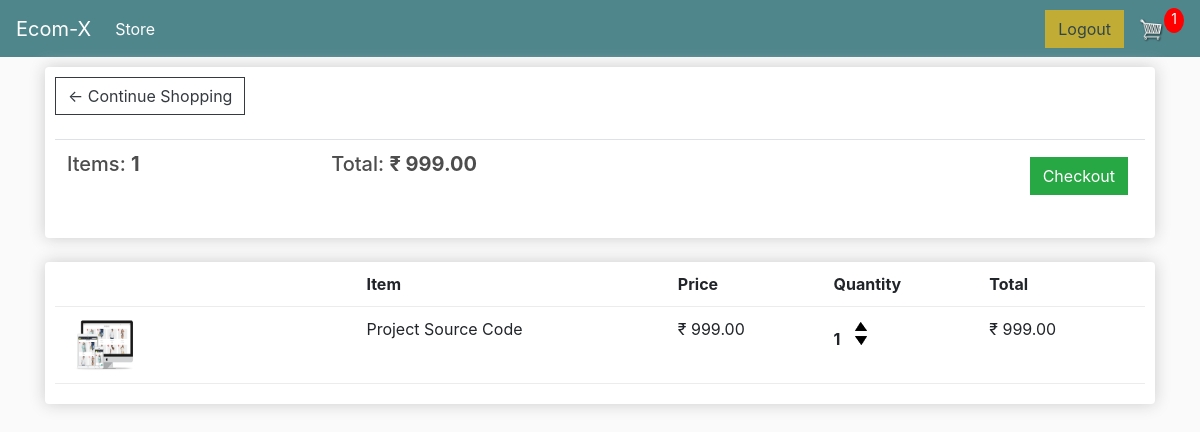
Before: /cart (signed in) with the older database file.
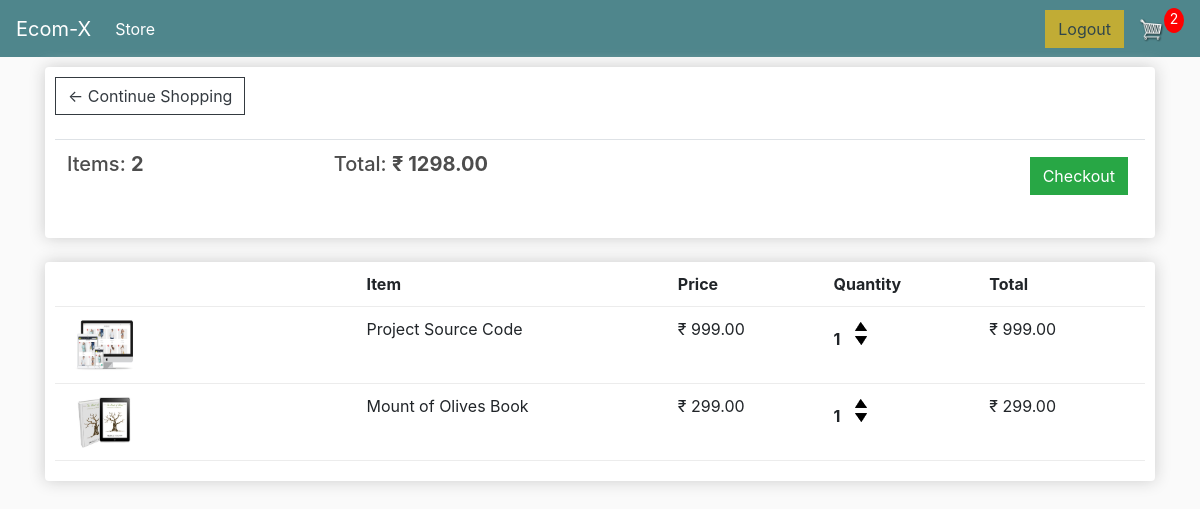
After: the same page with the newer database file.
### store/models.py (models this page shows, shortened)
class Order(models.Model):
    customer = models.ForeignKey(Customer, on_delete=models.SET_NULL, null=True, blank=True)
    date_ordered = models.DateTimeField(auto_now_add=True)
    complete = models.BooleanField(default=False, null=True, blank=True)
    transaction_id = models.CharField(max_length=100, null=True)
    @property
    def get_cart_total(self):
        orderitems = self.orderitem_set.all()
        return sum([item.get_total for item in orderitems])
    @property
    def get_cart_items(self):
        orderitems = self.orderitem_set.all()
        return sum([item.quantity for item in orderitems])

class OrderItem(models.Model):
    product = models.ForeignKey(Product, on_delete=models.SET_NULL, blank=True, null=True)
    order = models.ForeignKey(Order, on_delete=models.SET_NULL, blank=True, null=True)
    quantity = models.IntegerField(default=0, null=True, blank=True)
    date_added = models.DateTimeField(auto_now_add=True)
    @property
    def get_total(self):
        return self.quantity * self.product.price

class Product(models.Model):
    name = models.CharField(max_length=200,null=True)
    price = models.DecimalField(max_digits=7, decimal_places=2)
    digital = models.BooleanField(default=False, null=True, blank=True)
    image = models.ImageField(null=True, blank=True)
    @property
    def imageUrl(self):
        try:
            url = self.image.url
        except:
            url = ''
        return url

### store/views.py (the view)
# urls.py: path('cart', views.cart, name='cart'),
def cart(request):
    data = cartData(request)
    items = data['items']
    order = data['order']
    cartItems = data['cartItems']
    context = {'items': items, 'order': order, 'cartItems': cartItems}
    return render(request, 'store/cart.html', context)

### store/utils.py (called while the page is built)
def cartData(request):
    if request.user.is_authenticated:
        customer = request.user.customer
        order, created = Order.objects.get_or_create(customer=customer, complete=False)
        items = order.orderitem_set.all()
        cartItems = order.get_cart_items
    else:
        cookieData = cookieCart(request)
        cartItems = cookieData['cartItems']
        order = cookieData['order']
        items = cookieData['items']
    return {
        'cartItems': cartItems,
        'order': order,
        'items': items
    }

### store/templates/store/cart.html
{% extends 'store/main.html' %}
{% load static %}
{% block content %}
<div class="row">
    <div class="col-lg-12">
        <div class="box-element">
            <a class="btn btn-outline-dark" href="{% url 'store' %}">&#x2190; Continue Shopping</a>
            <br>
            <br>
            <table class="table">
                <tr>
                    <th>
                        <h5>Items: <strong>{{order.get_cart_items}}</strong></h5>
                    </th>
                    <th>
                        <h5>Total: <strong>₹ {{order.get_cart_total|floatformat:2}}</strong></h5>
                    </th>
                    <th>
                        <a style="float: right; margin: 5px;" class="btn btn-success"
                            href="{% url 'checkout' %}">Checkout</a>
                    </th>
                </tr>
            </table>
        </div>
        <br>
        <div class="box-element">
            <div class="cart-row">
                <div style="flex:2"></div>
                <div style="flex:2"><strong>Item</strong></div>
                <div style="flex:1"><strong>Price</strong></div>
                <div style="flex:1"><strong>Quantity</strong></div>
                <div style="flex:1"><strong>Total</strong></div>
            </div>
            {% for item in items %}
                <div class="cart-row">
                    <div style="flex:2"><img class="row-image" src="{{item.product.imageUrl}}"></div>
                    <div style="flex:2">
                        <p>{{item.product.name}}</p>
                    </div>
                    <div style="flex:1">
                        <p>₹ {{item.product.price|floatformat:2}}</p>
                    </div>
                    <div style="flex:1">
                        <p class="quantity">{{item.quantity}}</p>
                        <div class="quantity">
                            <img data-product="{{item.product.id}}" data-action="add" class="chg-quantity update-cart" src="{% static  'images/arrow-up.png' %}">
                            <img data-product="{{item.product.id}}" data-action="remove" class="chg-quantity update-cart" src="{% static  'images/arrow-down.png' %}">
                        </div>
                    </div>
                    <div style="flex:1">
                        <p>₹ {{item.get_total|floatformat:2}}</p>
                    </div>
                </div>
            {% endfor %}
        </div>
    </div>
    {% endblock content %}

### store/templates/store/main.html (shortened to what this page needs)
<!DOCTYPE html>
{% load static %}
<html>
<head>
	<link rel="stylesheet" href="https://stackpath.bootstrapcdn.com/bootstrap/4.4.1/css/bootstrap.min.css"
>
	<link rel="stylesheet" type="text/css" href="{% static 'css/main.css' %}">
</head>
<body>
	<nav class="navbar navbar-expand-lg navbar-dark bg-dark">
		<a class="navbar-brand" href="{% url 'store' %}">Ecom-X</a>
		<div class="collapse navbar-collapse" id="navbarSupportedContent">
			<ul class="navbar-nav mr-auto">
				<li class="nav-item active">
					<a class="nav-link" href="{% url 'store' %}">Store <span class="sr-only">(current)</span></a>
			</ul>
			<div class="form-inline my-2 my-lg-0">
				<a href="#"class="btn btn-warning disabled">
					{% if user.is_authenticated %}
						Logout
					{% else %}
						Login
					{% endif %}
				</a>
				<a href="{% url 'cart' %}">
				   <img  id="cart-icon" src="{% static 'images/cart.png' %}">
			   </a>
			   <p id="cart-total">{{cartItems}}</p>
		   </div>
		</div>
	</nav>
	<div class="container">
		{% block content %}
		{% endblock content %}
	</div>
</body>
</html>

### static/css/main.css (style rules this page uses)
body { background-color: hsl(0, 0%, 98%); }
h1,h2,h3,h4,h5,h6 { color:hsl(0, 0%, 30%); }
.box-element { box-shadow:hsl(0, 0%, 80%) 0 0 16px; background-color: #fff; border-radius: 4px; padding: 10px; }
.bg-dark { background-color: #4f868c!important; }
#cart-icon { width:25px; display: inline-block; margin-left: 15px; }
#cart-total { display: block; text-align: center; color:#fff; background-color: red; width: 20px; height: 25px; border-radius: 50%; font-size: 14px; }
.col-lg-4, .col-lg-6, .col-lg-8, .col-lg-12 { margin-top: 10px; }
.btn { border-radius: 0; }
.row-image { width: 100px; }
.cart-row { display: flex; align-items: flex-stretch; padding-bottom: 10px; margin-bottom: 10px; border-bottom: 1px solid #ececec; }
.quantity { display: inline-block; font-weight: 700; padding-right:10px; }
.chg-quantity { width: 12px; cursor: pointer; display: block; margin-top: 5px; transition:.1s; }

Changed rows visible on the page:
no longer on this page (row edited): Order: get_cart_items "1", get_cart_total "999.00"
added Order: get_cart_items "2", get_cart_total "1298.00"
added OrderItem: product.imageUrl (picture), product.name "Mount of Olives Book", product.price "299.00", quantity "1", get_total "299.00"
Other visible differences:
{{ cartItems }}: "1" → "2"
